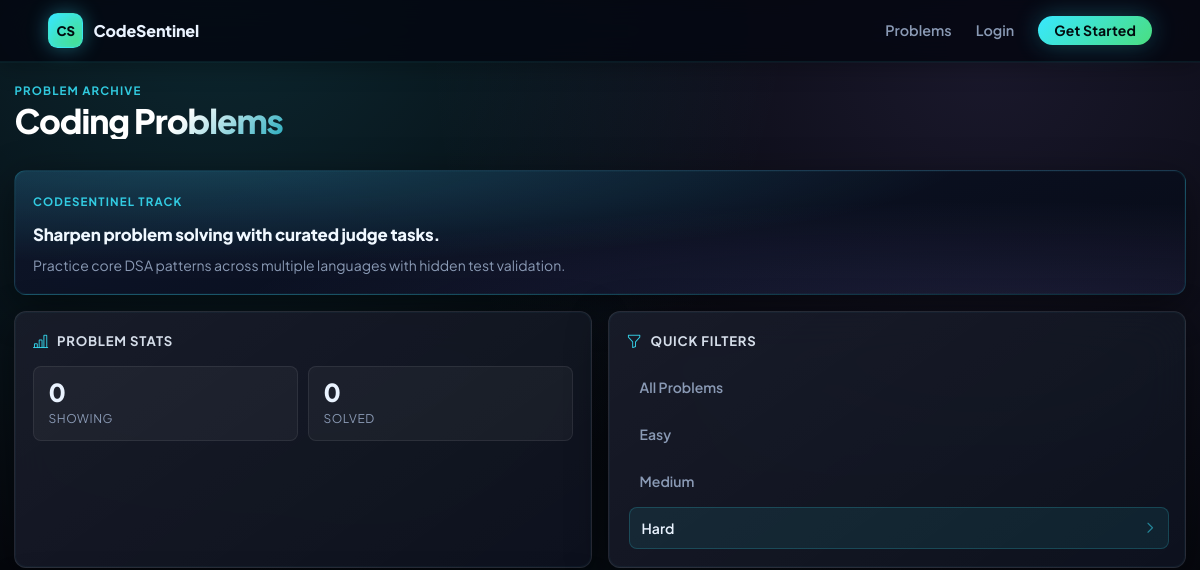
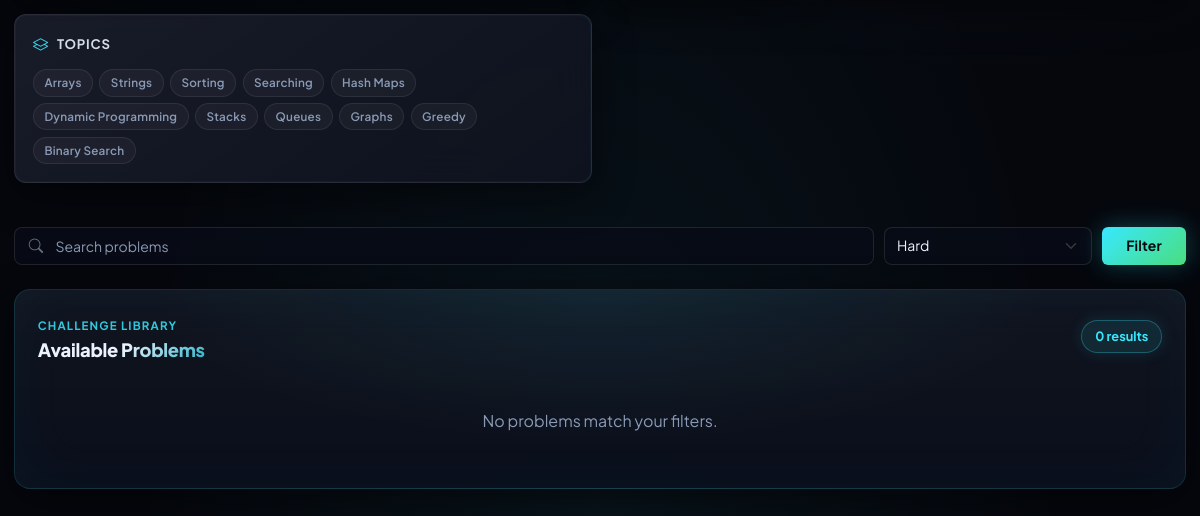
Before: /problems/?difficulty=hard with the older database file (2 pictures, top to bottom).
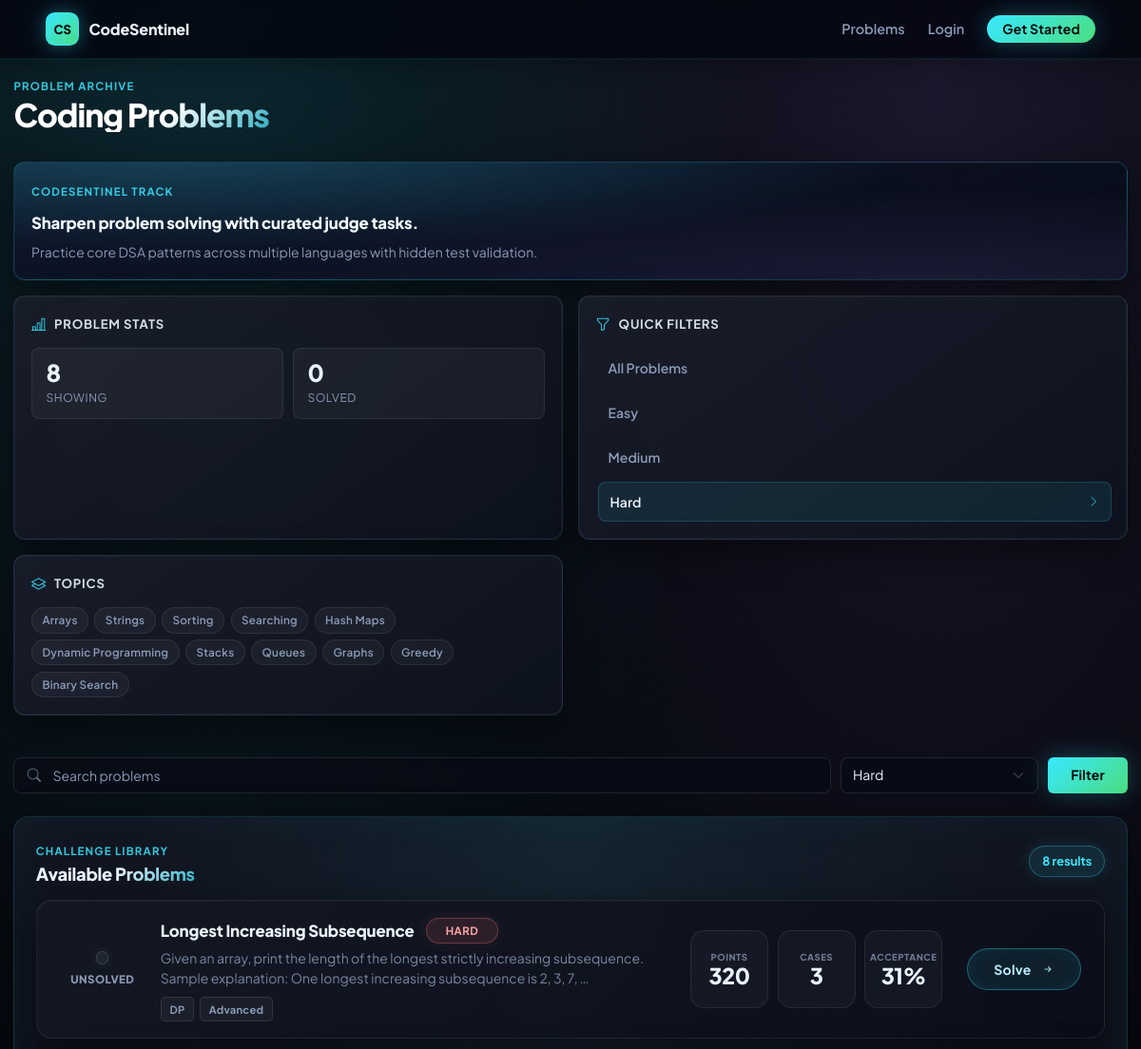
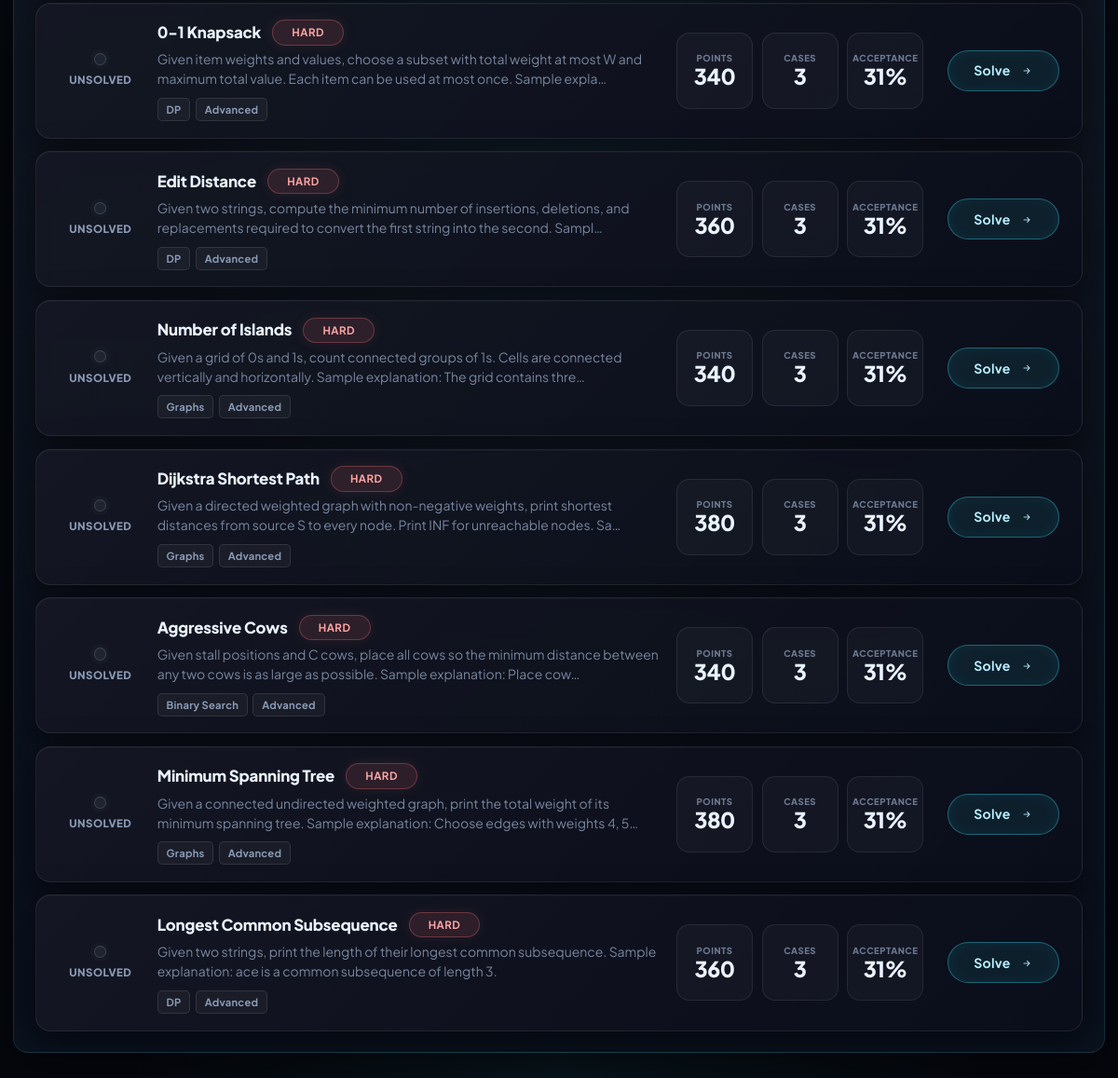
After: the same page with the newer database file (2 pictures, top to bottom).
### problems/models.py (models this page shows, shortened)
class Problem(models.Model):
    DIFFICULTY_EASY = "easy"
    DIFFICULTY_MEDIUM = "medium"
    DIFFICULTY_HARD = "hard"
    DIFFICULTY_CHOICES = [
        (DIFFICULTY_EASY, "Easy"),
        (DIFFICULTY_MEDIUM, "Medium"),
        (DIFFICULTY_HARD, "Hard"),
    ]
    title = models.CharField(max_length=180, unique=True)
    slug = models.SlugField(max_length=220, unique=True, blank=True)
    statement = models.TextField()
    input_format = models.TextField(blank=True)
    output_format = models.TextField(blank=True)
    constraints = models.TextField(blank=True)
    sample_input = models.TextField(blank=True)
    sample_output = models.TextField(blank=True)
    difficulty = models.CharField(max_length=12, choices=DIFFICULTY_CHOICES, default=DIFFICULTY_EASY)
    time_limit = models.PositiveIntegerField(default=2, help_text="Time limit per testcase in seconds.")
    points = models.PositiveIntegerField(default=100)
    is_active = models.BooleanField(default=True)
    created_at = models.DateTimeField(auto_now_add=True)
    updated_at = models.DateTimeField(auto_now=True)
    class Meta:
        ordering = ["difficulty", "title"]
    def get_absolute_url(self):
        return reverse("problems:detail", kwargs={"slug": self.slug})

### problems/views.py (the view, shortened to what this page needs)
# urls.py: path("", views.problem_list, name="list"),
def problem_list(request):
    query = request.GET.get("q", "").strip()
    difficulty = request.GET.get("difficulty", "").strip().lower()
    problems = Problem.objects.filter(is_active=True).annotate(total_cases=Count("test_cases"))
    if query:
        problems = problems.filter(Q(title__icontains=query) | Q(statement__icontains=query))
    if difficulty in {choice[0] for choice in Problem.DIFFICULTY_CHOICES}:
        problems = problems.filter(difficulty=difficulty)
    solved_problem_ids = set()
    attempted_problem_ids = set()
    context = {
        "problems": problems,
        "query": query,
        "selected_difficulty": difficulty,
        "difficulty_choices": Problem.DIFFICULTY_CHOICES,
        "solved_problem_ids": solved_problem_ids,
        "attempted_problem_ids": attempted_problem_ids,
    }
    return render(request, "problems/list.html", context)

### templates/problems/list.html (shortened to what the changed rows need)
{% extends "base.html" %}
{% block body_class %}app-page{% endblock %}
{% block content %}
<section class="page-shell">
    <div class="content-top">
        <div>
            <h1>Coding Problems</h1>
        </div>
    </div>
    <div class="problems-workspace">
        <aside class="problems-sidebar">
            <div class="sidebar-panel platform-summary">
                <h2>Sharpen problem solving with curated judge tasks.</h2>
            </div>
            <div class="sidebar-panel">
                <div class="problem-stat-grid">
                    <div>
                        <strong>{{ problems|length }}</strong>
                        <span>Showing</span>
                    </div>
                </div>
            </div>
            <div class="sidebar-panel">
                <div class="quick-filter-list">
                    <a href="{% url 'problems:list' %}" class="{% if not selected_difficulty %}active{% endif %}">All Problems</a>
                    {% for value, label in difficulty_choices %}
                        <a href="{% url 'problems:list' %}?difficulty={{ value }}" class="{% if selected_difficulty == value %}active{% endif %}">{{ label }}</a>
                    {% endfor %}
                </div>
            </div>
        </aside>
        <section class="problems-main">
            <div class="data-panel mt-4 problem-list-panel">
                <div class="problem-list-header">
                    <div>
                        <span class="eyebrow">Challenge library</span>
                        <h2>Available Problems</h2>
                    </div>
                    <span class="problem-count-pill">{{ problems|length }} results</span>
                </div>
                <div class="problem-card-list">
                {% for problem in problems %}
                    <article class="problem-card {% if problem.id in solved_problem_ids %}is-solved{% elif problem.id in attempted_problem_ids %}is-attempted{% else %}is-unsolved{% endif %}">
                        <div class="problem-card-status">
                            {% if problem.id in solved_problem_ids %}
                                <span class="status-dot solved" title="Solved"></span>
                                <span>Solved</span>
                            {% elif problem.id in attempted_problem_ids %}
                                <span class="status-dot attempted" title="Attempted"></span>
                                <span>Attempted</span>
                            {% else %}
                                <span class="status-dot unsolved" title="Unsolved"></span>
                                <span>Unsolved</span>
                            {% endif %}
                        </div>
                        <div class="problem-card-body">
                            <div class="problem-card-topline">
                                <a class="problem-title" href="{{ problem.get_absolute_url }}">{{ problem.title }}</a>
                                <span class="difficulty-badge {{ problem.difficulty }}">{{ problem.get_difficulty_display }}</span>
                            </div>
                            <p class="problem-desc">{{ problem.statement|truncatechars:150 }}</p>
                            <div class="problem-tags">
                                {% if "Search" in problem.title or "Cows" in problem.title %}
                                    <span>Binary Search</span>
                                {% endif %}
                                {% if "Coin" in problem.title or "Knapsack" in problem.title or "Distance" in problem.title or "Subsequence" in problem.title or "Stairs" in problem.title or "Factorial" in problem.title %}
                                    <span>DP</span>
                                {% endif %}
                                {% if "DFS" in problem.title or "BFS" in problem.title or "Dijkstra" in problem.title or "Spanning" in problem.title or "Islands" in problem.title %}
                                    <span>Graphs</span>
                                {% endif %}
                                {% if problem.difficulty == "easy" %}
                                    <span>Basics</span>
                                {% elif problem.difficulty == "medium" %}
                                    <span>DSA</span>
                                {% else %}
                                    <span>Advanced</span>
                                {% endif %}
                            </div>
                        </div>
                        <div class="problem-card-meta">
                            <div class="problem-mini-metric">
                                <span>Points</span>
                                <strong>{{ problem.points }}</strong>
                            </div>
                            <div class="problem-mini-metric">
                                <span>Cases</span>
                                <strong>{{ problem.total_cases }}</strong>
                            </div>
                            <div class="problem-mini-metric">
                                <span>Acceptance</span>
                                {% if problem.difficulty == "easy" %}
                                    <strong>78%</strong>
                                {% elif problem.difficulty == "medium" %}
                                    <strong>54%</strong>
                                {% else %}
                                    <strong>31%</strong>
                                {% endif %}
                            </div>
                        </div>
                        <div class="problem-card-action">
                            <a class="btn btn-sm btn-glass rounded-pill problem-solve-btn" href="{% url 'problems:solve' problem.slug %}">
                                Solve
                                <i class="bi bi-arrow-right-short ms-1"></i>
                            </a>
                        </div>
                    </article>
                {% empty %}
                    <div class="empty-row">No problems match your filters.</div>
                {% endfor %}
                </div>
            </div>
        </section>
    </div>
</section>
{% endblock %}

Changed rows visible on the page:
added Problem: shows "UNSOLVED", title "Longest Increasing Subsequence", difficulty "HARD", statement "Given an array, print the length of the longest strictly increasing subsequence. Sample explanation: One longest increasing subsequence is 2, 3, 7, …", shows "DP", shows "Advanced", points "320", total_cases "3", shows "31%"
added Problem: shows "UNSOLVED", title "0-1 Knapsack", difficulty "HARD", statement "Given item weights and values, choose a subset with total weight at most W and maximum total value. Each item can be used at most once. Sample expla…", shows "DP", shows "Advanced", points "340", total_cases "3", shows "31%"
added Problem: shows "UNSOLVED", title "Edit Distance", difficulty "HARD", statement "Given two strings, compute the minimum number of insertions, deletions, and replacements required to convert the first string into the second. Sampl…", shows "DP", shows "Advanced", points "360", total_cases "3", shows "31%"
added Problem: shows "UNSOLVED", title "Number of Islands", difficulty "HARD", statement "Given a grid of 0s and 1s, count connected groups of 1s. Cells are connected vertically and horizontally. Sample explanation: The grid contains thre…", shows "Graphs", shows "Advanced", points "340", total_cases "3", shows "31%"
added Problem: shows "UNSOLVED", title "Dijkstra Shortest Path", difficulty "HARD", statement "Given a directed weighted graph with non-negative weights, print shortest distances from source S to every node. Print INF for unreachable nodes. Sa…", shows "Graphs", shows "Advanced", points "380", total_cases "3", shows "31%"
added Problem: shows "UNSOLVED", title "Aggressive Cows", difficulty "HARD", statement "Given stall positions and C cows, place all cows so the minimum distance between any two cows is as large as possible. Sample explanation: Place cow…", shows "Binary Search", shows "Advanced", points "340", total_cases "3", shows "31%"
added Problem: shows "UNSOLVED", title "Minimum Spanning Tree", difficulty "HARD", statement "Given a connected undirected weighted graph, print the total weight of its minimum spanning tree. Sample explanation: Choose edges with weights 4, 5…", shows "Graphs", shows "Advanced", points "380", total_cases "3", shows "31%"
added Problem: shows "UNSOLVED", title "Longest Common Subsequence", difficulty "HARD", statement "Given two strings, print the length of their longest common subsequence. Sample explanation: ace is a common subsequence of length 3.", shows "DP", shows "Advanced", points "360", total_cases "3", shows "31%"
Other visible differences:
{{ problems|length }}: "0" → "8"
text no longer shown: "No problems match your filters."
